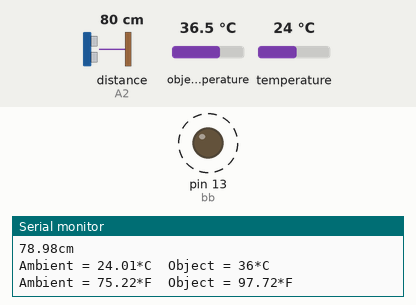
A sketch run on a simulated Arduino Uno, built with avr-gcc and run on an emulated ATmega328P. Shown: output pins drawn as LEDs (lit = HIGH), the last lines printed to the serial monitor. Wiring (inferred from the names in the program): ultrasonic range finder: trigger A3; echo A2. Dashed ring = blinking. The inputs (shaded band) are chosen by the test bench; at power-on: distance to the obstacle (sensor on A2) 80 cm, object temperature 36.5 °C, temperature 24 °C. The echo pulse lasts 58.3 µs per cm; pins used as bus, display or sensor lines are not drawn.

Above: at 1.5 s.
1.6 s: distance to the obstacle (sensor on A2) set to 60 cm
4.6 s: distance to the obstacle (sensor on A2) set to 299 cm
At 5.02 s:
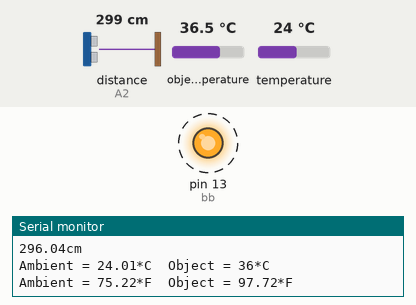
7.6 s: object temperature set to 34.2 °C
10.6 s: object temperature set to 33.5 °C
At 11.7 s:
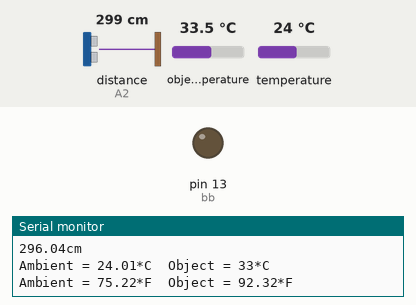
13.6 s: object temperature set to 39 °C
At 13.96 s:
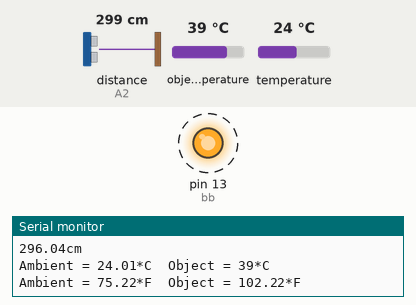
16.6 s: object temperature set to 20 °C
At 17.3 s:
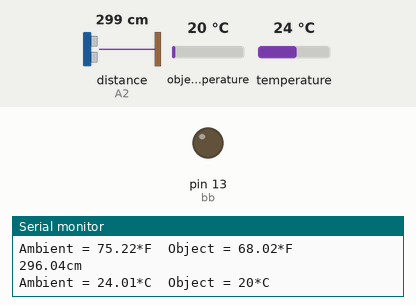
Timing chart, 0 to 19.6 s (numbered marks = the images above; inputs shaded):
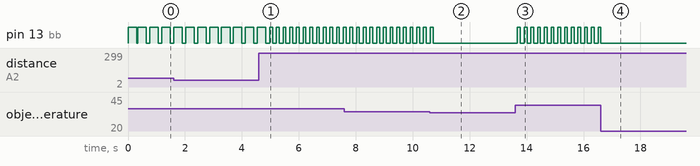

Measured:
- the behaviour switches between 34 and 33.9 °C on object temperature (found by bisection; images 1 and 2)
- after the input at 4.6 s, pin 13 (bb): alternates HIGH for 0.10 s and LOW for 0.13 s, starting after 0.48 s
- after the input at 10.6 s, pin 13 (bb): goes on until 10.7 s, then stays LOW
- after the input at 13.6 s, pin 13 (bb): alternates HIGH for 0.10 s and LOW for 0.14 s, starting after 0.08 s
- after the input at 16.6 s, pin 13 (bb): goes on until 16.6 s, then stays LOW
- by itself, pin 13 (bb): alternates HIGH for 0.30 s and LOW for 0.12 s

The sketch:

mlxtest.ino
```cpp
#include <Wire.h>
#include "Adafruit_MLX90614.h"

Adafruit_MLX90614 mlx = Adafruit_MLX90614();

#define TrigPin A3
#define EchoPin A2
#define bb 13
float Value_cm;
int t1;
void setup()
{
  Serial.begin(9600);

  pinMode(TrigPin, OUTPUT);
  pinMode(EchoPin, INPUT);
  pinMode(bb, OUTPUT);
  digitalWrite(bb, 1);
  delay(300);
  digitalWrite(bb, 0);
  Serial.println("Adafruit MLX90614 test");

  mlx.begin();
}

void loop() {


  digitalWrite(TrigPin, LOW); //低高低电平发一个短时间脉冲去TrigPin
  delayMicroseconds(2);
  digitalWrite(TrigPin, HIGH);
  delayMicroseconds(10);
  digitalWrite(TrigPin, LOW);
  Value_cm = float( pulseIn(EchoPin, HIGH) * 17 )/1000; //将回波时间换算成cm

  Serial.print(Value_cm);
  Serial.println("cm");

  Serial.print("Ambient = "); Serial.print(mlx.readAmbientTempC());
  t1=mlx.readObjectTempC();
  Serial.print("*C\tObject = "); Serial.print(t1); Serial.println("*C");
  Serial.print("Ambient = "); Serial.print(mlx.readAmbientTempF());
  Serial.print("*F\tObject = "); Serial.print(mlx.readObjectTempF()); Serial.println("*F");

  Serial.println();
  if(Value_cm<150)
  {
      digitalWrite(bb, HIGH);
      delay(300);
      digitalWrite(bb, 0);
  }
  else if( t1>33)
  {
      digitalWrite(bb, HIGH);
      delay(100);
      digitalWrite(bb, 0);
  }
  else
  {
     digitalWrite(bb, 0);
  }
  delay(100);

}
```
